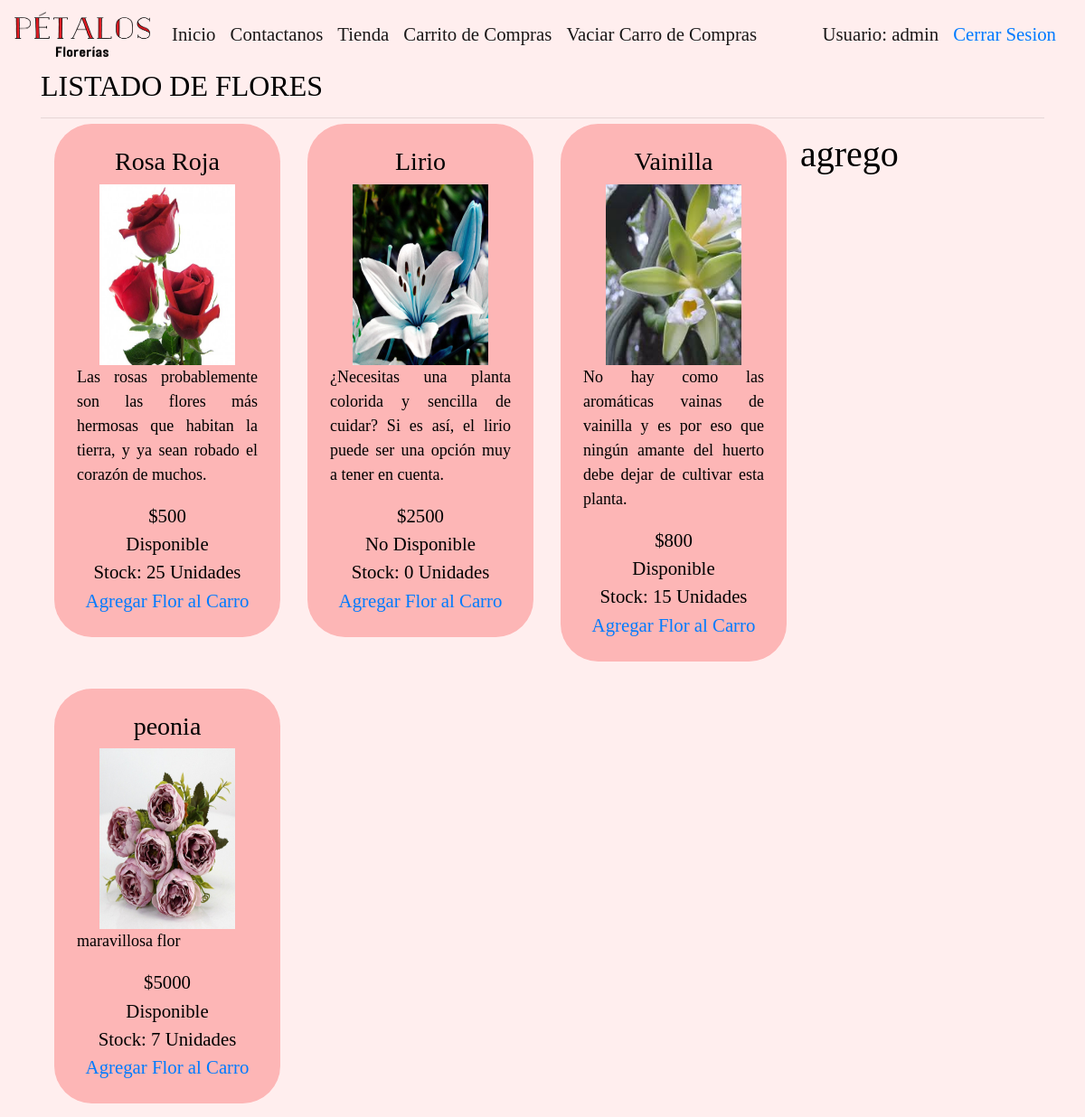
The page /agregar_carrito/Rosa Roja/ (signed in) on the database its author committed.
### core/models.py (models this page shows, shortened)
class Flor(models.Model):
    imagen = models.ImageField(null=True, blank=True)
    nombre = models.CharField(max_length=50, primary_key=True)
    valor = models.IntegerField()
    descripcion = models.CharField(max_length=150)
    estado = models.ForeignKey(Estado, on_delete=models.DO_NOTHING)
    stock = models.IntegerField()

class Estado(models.Model):
    nombre_estado = models.CharField(max_length=13)
    def __str__(self):
        return self.nombre_estado

### core/views.py (the view)
# urls.py: path('agregar_carrito/<id>/',agregar_carrito,name='AGREGARCARRITO'),
def agregar_carrito(request, id):
    lista=request.session.get("carrito","")
    arr=lista.split(";")
    cant=1
    for f in arr:
        flor=f.split(":")
        if flor[0]==id:
            cant=flor[1]
    lista=lista+";"+str(id)+str(" ")
    request.session["carrito"]=lista
    flores = Flor.objects.all()
    return render(request,"core/tienda.html",{'msg':'agrego','flores':flores})

### core/templates/core/tienda.html
{% extends "core/base.html" %}
{% load static%}
{% block contenido %}
<div class="container">
    <h2>LISTADO DE FLORES</h2>
    {% for f in flores %}
    <div class="flor">
        <h3>{{f.nombre}}</h3>
        {% if f.imagen %}
        <img src="{{f.imagen.url}}" width="100" height="100">
        {% endif %}
        <p>
            {{f.descripcion}}
        </p>
        <center>
            ${{f.valor}}
        </center>
        <center>
            {{f.estado}}
        </center>
        <center>
            Stock: {{f.stock}} Unidades
        </center>
        <a href="{% url 'AGREGARCARRITO' f.nombre %}">Agregar Flor al Carro</a>
    </div>
    {% endfor %}
    <hr>
    <h1>{{msg}}</h1>
</div>
{% endblock contenido %}

### core/templates/core/base.html (shortened to what this page needs)
<!DOCTYPE html>
<html lang="es">
<head>
    {% load static %}
    <link rel="stylesheet" href="https://stackpath.bootstrapcdn.com/bootstrap/4.4.1/css/bootstrap.min.css"
>
    <link rel="stylesheet" href="{% static 'core/css/style.css' %}">
</head>
<body style="background-color:  rgb(255, 238, 238);">
    <header>
        <nav class="navbar navbar-expand-lg navbar-light" style="background-color: rgb(255, 238, 238);">
            <a class="navbar-brand">
                <img src="{% static 'core/img/logo_floreria.png' %}" width="150" height="50">
            </a>
            <div class="collapse navbar-collapse" id="navbarText">
                <ul class="navbar-nav mr-auto">
                    <li class="nav-item active">
                        <a class="nav-link" href="{% url 'home' %}">Inicio</a>
                    </li>
                    <li class="nav-item active">
                        <a class="nav-link" href="{% url 'contacto' %}">Contactanos</a>
                    </li>
                    <li class="nav-item active">
                        <a class="nav-link" href="{% url 'tienda' %}">Tienda</a>
                    </li>
                    <li class="=nav-item active">
                        <a class="nav-link" href="{% url 'CARRITO' %}">Carrito de Compras</a>
                    </li>
                    <li class="=nav-item active">
                        <a class="nav-link" href="{% url 'VACIARCARRITO' %}">Vaciar Carro de Compras</a>
                    </li>
                </ul>
                {% if user.is_authenticated %}
                    <span class="navbar-text">
                        <a>Usuario: {{ user.username }}</a>
                    </span>
                    <span class="nav-link">
                        <a href="{% url 'logout' %}" style="text-decoration: none;">Cerrar Sesion</a>
                    </span>
                {% endif %}
            </div>
        </nav>
    </header>
    <div id="principal">
        {% block contenido %}
        {% endblock contenido %}
    </div>
</body>
</html>

### core/static/core/css/style.css (style rules this page uses)
* { margin: 0px; padding: 0px; }
body { font-family: 'Times New Roman', Times, serif; color: black; font-size: 130%; }
.flor { background-color: rgb(253, 182, 182); width: 250px; float: left; border-radius: 2em; padding: 25px; text-align: center; margin: 15px; }
.flor img { width: 150px; height: 200px; }
.flor p { font-size: 18px; text-align: justify; }

### rows shown on the page
Flor: nombre "Rosa Roja", imagen (picture), descripcion "Las rosas probablemente son las flores más hermosas que habitan la tierra, y ya sean robado el corazón de muchos.", valor "500", estado "Disponible", stock "25"
Flor: nombre "Lirio", imagen (picture), descripcion "¿Necesitas una planta colorida y sencilla de cuidar? Si es así, el lirio puede ser una opción muy a tener en cuenta.", valor "2500", estado "No Disponible", stock "0"
Flor: nombre "Vainilla", imagen (picture), descripcion "No hay como las aromáticas vainas de vainilla y es por eso que ningún amante del huerto debe dejar de cultivar esta planta.", valor "800", estado "Disponible", stock "15"
Flor: nombre "peonia", imagen (picture), descripcion "maravillosa flor", valor "5000", estado "Disponible", stock "7"

### other values the page prints
{{ user.username }} "admin"
{{ msg }} "agrego"
